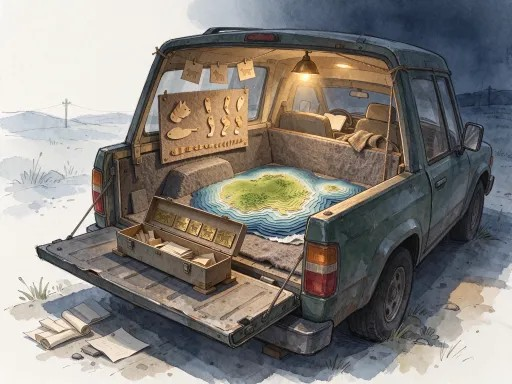
#> input picture art/incoming/lovart/010/2-settings/1-pickup.jpg, 512 x 384 px
$ python -i edges.py   (imports and definitions only)
#> lines starting #> are read from the running program, lines starting #| are printed output that depends on the picture
#> further down, picture is the input picture: PIL image 512x384 RGB; mean R, G, B 135.9, 131.3, 125.7
# 两张图的轮廓叠在一起：效果图的边是红，模型的边是蓝；重合处发紫/黑。另出一张 50% 半透明叠图。
import sys
from PIL import Image, ImageFilter, ImageOps, ImageChops
# [1 line that did not run here, left out]
# [1 line not run here, left out]
def edges(im):
    e = im.filter(ImageFilter.GaussianBlur(1.2)).filter(ImageFilter.FIND_EDGES)
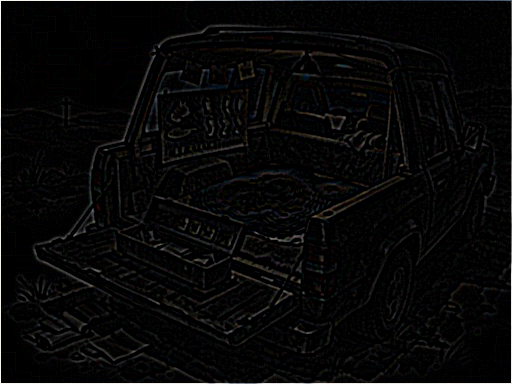
#> e: PIL image 512x384 RGB; mean R, G, B 7.2, 7.2, 7.1
    return e.point(lambda v: 255 if v > 14 else 0)
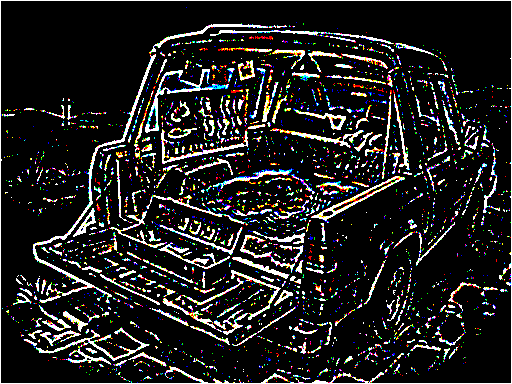
#> returned value: PIL image 512x384 RGB; mean R, G, B 33.9, 33.2, 32.8
# [1 line that did not run here, left out]
# [1 line that did not run here, left out]
# [1 line that did not run here, left out]
# [9 lines not run here, left out]

>>> from PIL import Image
>>> picture = Image.open('../../art/incoming/lovart/010/2-settings/1-pickup.jpg')
>>> result = edges(picture)

$ run again, on art/incoming/lovart/010/2-settings/2-one-case-museum.jpg
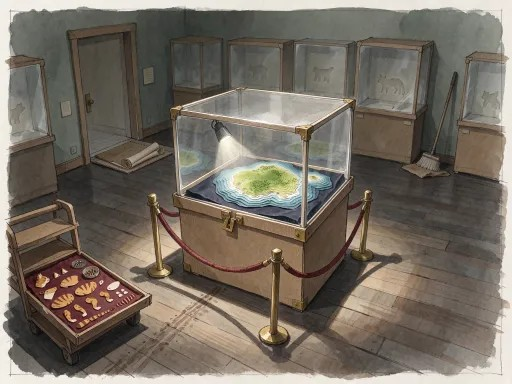
#> input picture art/incoming/lovart/010/2-settings/2-one-case-museum.jpg, 512 x 384 px
#> picture is the input picture: PIL image 512x384 RGB; mean R, G, B 117.7, 109.2, 98.2
#> in edges, `e = im.filter(ImageFilter.GaussianBlur(1.2)).filter(ImageFilter.FIND_E..`:
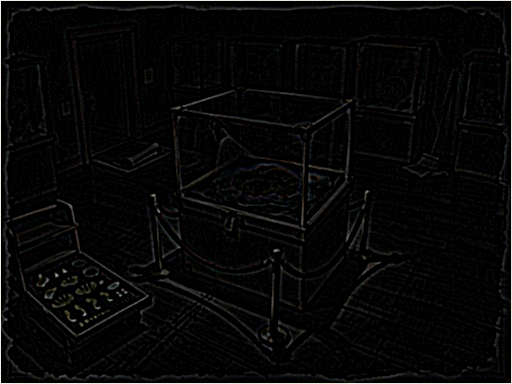
#> e: PIL image 512x384 RGB; mean R, G, B 7.5, 7.4, 7.3
#> in edges, `return e.point(lambda v: 255 if v > 14 else 0)`:
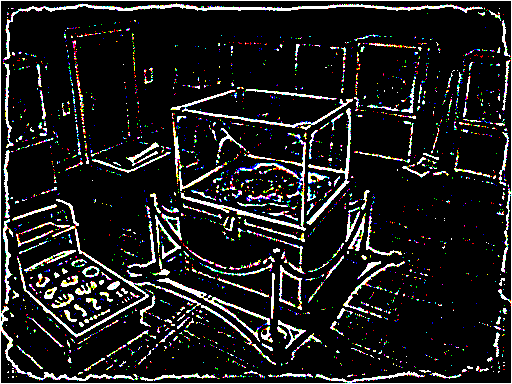
#> returned value: PIL image 512x384 RGB; mean R, G, B 30.5, 30.1, 29.9

$ run again, on art/incoming/lovart/010/2-settings/2b-museum-inside-world.jpg
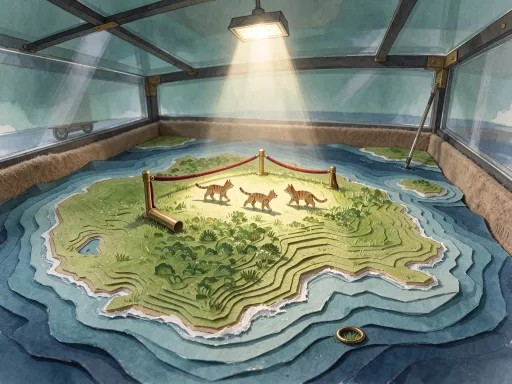
#> input picture art/incoming/lovart/010/2-settings/2b-museum-inside-world.jpg, 512 x 384 px
#> picture is the input picture: PIL image 512x384 RGB; mean R, G, B 118.9, 130, 115.9
#> in edges, `e = im.filter(ImageFilter.GaussianBlur(1.2)).filter(ImageFilter.FIND_E..`:
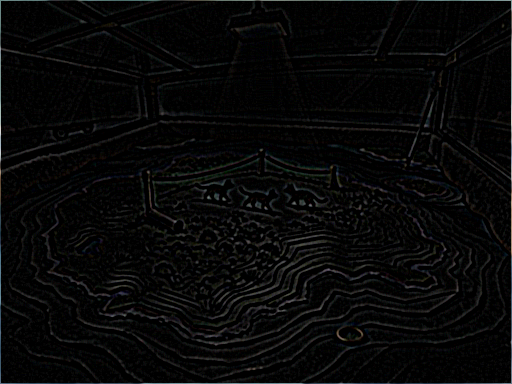
#> e: PIL image 512x384 RGB; mean R, G, B 7.2, 7.5, 7.5
#> in edges, `return e.point(lambda v: 255 if v > 14 else 0)`:
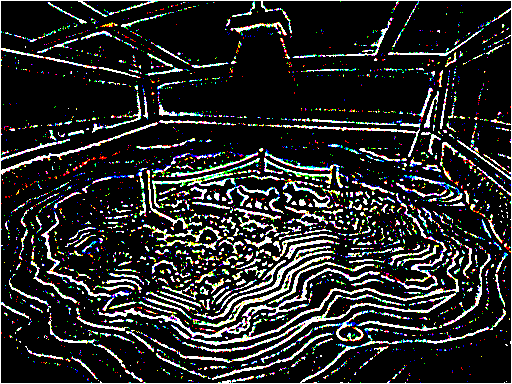
#> returned value: PIL image 512x384 RGB; mean R, G, B 40.6, 41.5, 41

$ run again, on art/incoming/lovart/010/2-settings/3-compost-yard.jpg
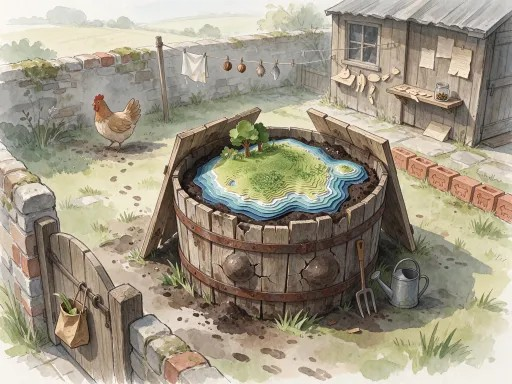
#> input picture art/incoming/lovart/010/2-settings/3-compost-yard.jpg, 512 x 384 px
#> picture is the input picture: PIL image 512x384 RGB; mean R, G, B 160, 151.9, 133.4
#> in edges, `e = im.filter(ImageFilter.GaussianBlur(1.2)).filter(ImageFilter.FIND_E..`:
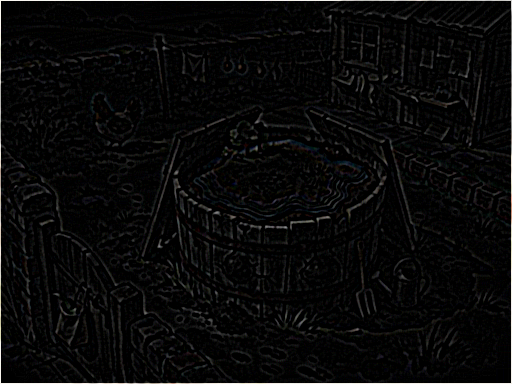
#> e: PIL image 512x384 RGB; mean R, G, B 8.5, 8.4, 8.4
#> in edges, `return e.point(lambda v: 255 if v > 14 else 0)`:
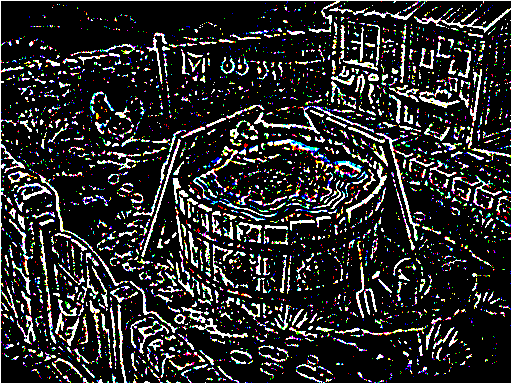
#> returned value: PIL image 512x384 RGB; mean R, G, B 43, 42.9, 43.1
